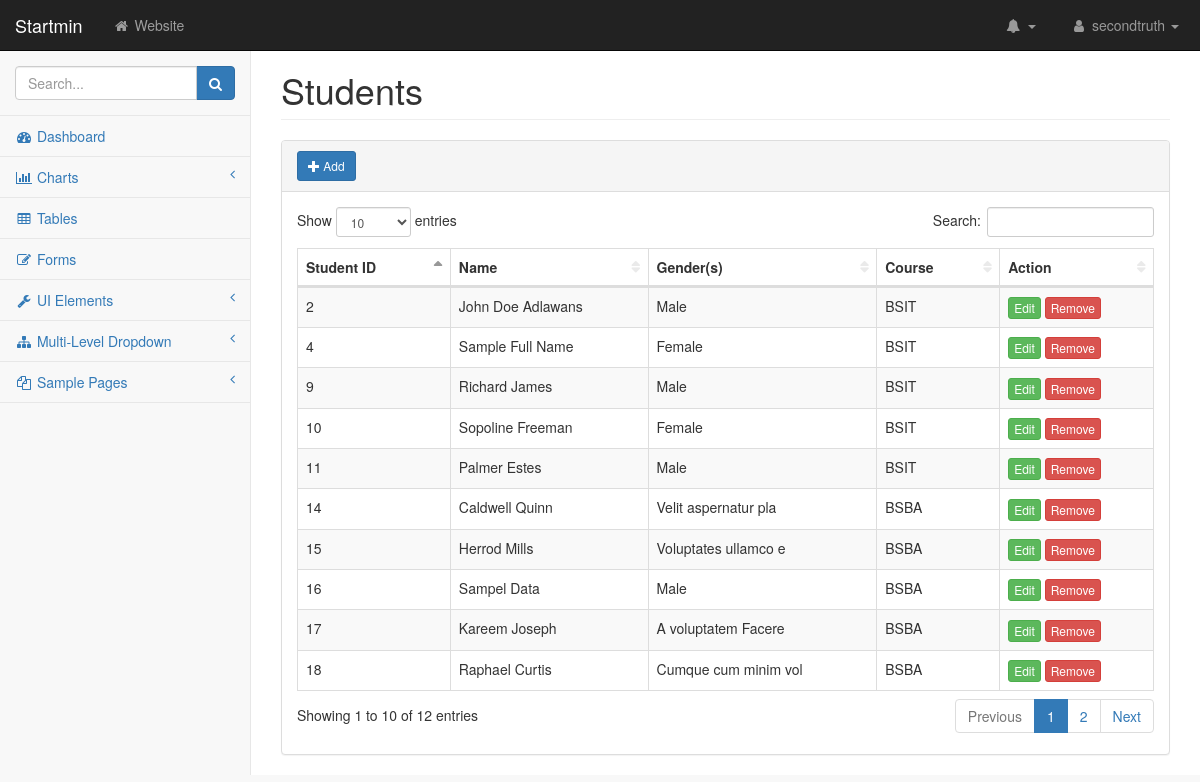
The app's page /pages/enroll-student.php with its own data.
### tables this page shows
CREATE TABLE `tbl_students` (
  `s_id` int(20) NOT NULL,
  `dept_id` int(10) NOT NULL,
  `s_name` varchar(50) NOT NULL,
  `s_gender` varchar(50) NOT NULL,
  `s_status` varchar(50) NOT NULL
);

CREATE TABLE `tbl_department` (
  `dept_id` int(10) NOT NULL,
  `dept_code` varchar(50) NOT NULL,
  `dept_desc` varchar(50) NOT NULL
);

### pages/enroll-student.php (the view, shortened to what this page needs)
<?php
    include("../templates/header.php");
?>
<div class="row">
    <div class="col-lg-12">
        <h1 class="page-header">Students</h1>
        <div class="panel panel-default">
            <div class="panel-heading">
                <a href="" class="btn btn-primary btn-sm" data-toggle="modal" data-target="#myModal"><i class="glyphicon glyphicon-plus"></i> Add</a>
            </div>
            <div class="panel-body">
                <div class="table-responsive">
                        <table class="table table-striped table-bordered table-hover" id="dataTables-example">
                            <thead>
                                <tr>
                                    <th>Student ID</th>
                                    <th>Name</th>
                                    <th>Gender(s)</th>
                                    <th>Course</th>
                                    <th>Action</th>
                                </tr>
                            </thead>
                            <tbody>
                            <?php
                        $database = new Connection();
                        $db = $database->open();
                        try{
                            $sql = 'SELECT * FROM tbl_students
                            INNER JOIN tbl_department
                            ON tbl_students.dept_id = tbl_department.dept_id';
                            foreach ($db->query($sql) as $row) {
                            ?>
                                <tr>
                                    <td><?php echo $row["s_id"]?></td>
                                    <td><?php echo $row["s_name"]?></td>
                                    <td><?php echo $row["s_gender"]?></td>
                                    <td><?php echo $row["dept_code"]?></td>
                                    <td>
                                        <a href="#edit_<?php echo $row['s_id'];?>" class="btn btn-success btn-xs" data-toggle="modal">Edit</a>
                                        <a href="#delete_<?php echo $row['s_id'];?>" class="btn btn-danger btn-xs" data-toggle="modal">Remove</a>
                                    </td>
                                </tr>
                                <?php
                            }
                        }
                        catch(PDOException $e){
                            echo "There is some problem in connection: " . $e->getMessage();
                        }
                    ?>
                            </tbody>
                        </table>
                    </div>
            </div>
        </div>
    </div>
</div>
<?php
    include("../templates/footer.php");
?>

### css/startmin.css (style rules this page uses)
body { background-color: #f8f8f8; }
table.dataTable thead .sorting, table.dataTable thead .sorting_asc, table.dataTable thead .sorting_desc, table.dataTable thead .sorting_asc_disabled, table.dataTable thead .sorting_desc_disabled { background: 0 0; }
table.dataTable thead .sorting_asc:after { content: "\f0de"; float: right; font-family: fontawesome; }
table.dataTable thead .sorting:after { content: "\f0dc"; float: right; font-family: fontawesome; color: rgba(50,50,50,.5); }

### records on screen
tbl_students: s_id "2", s_name "John Doe Adlawans", s_gender "Male", dept.dept_code "BSIT"
tbl_students: s_id "4", s_name "Sample Full Name", s_gender "Female", dept.dept_code "BSIT"
tbl_students: s_id "9", s_name "Richard James", s_gender "Male", dept.dept_code "BSIT"
tbl_students: s_id "10", s_name "Sopoline Freeman", s_gender "Female", dept.dept_code "BSIT"
tbl_students: s_id "11", s_name "Palmer Estes", s_gender "Male", dept.dept_code "BSIT"
tbl_students: s_id "14", s_name "Caldwell Quinn", s_gender "Velit aspernatur pla", dept.dept_code "BSBA"
tbl_students: s_id "15", s_name "Herrod Mills", s_gender "Voluptates ullamco e", dept.dept_code "BSBA"
tbl_students: s_id "16", s_name "Sampel Data", s_gender "Male", dept.dept_code "BSBA"
tbl_students: s_id "17", s_name "Kareem Joseph", s_gender "A voluptatem Facere", dept.dept_code "BSBA"
tbl_students: s_id "18", s_name "Raphael Curtis", s_gender "Cumque cum minim vol", dept.dept_code "BSBA"
